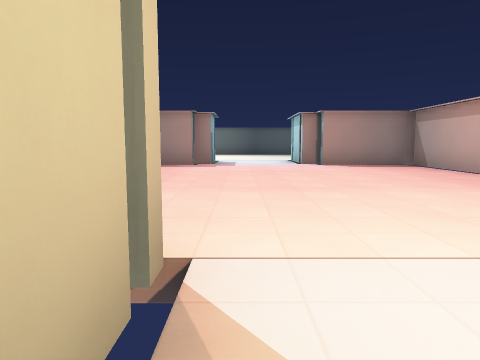
View 1 (above)

19 first-person views from a walk through a level from a Godot 3-D game. The camera is 1.2 m above the floor, tilts 6° down and sees 70° across. The floor is counted in squares, 2 m on a side. Each view is taken from the middle of a square. On the plan, view 1 faces up. The plan holds only what a view shows up to about 10 squares ahead; the rest is blank. The place goes on beyond the plan. Characters and animated objects are not drawn. Surface patterns are stand-ins for the level's own textures.

View 2
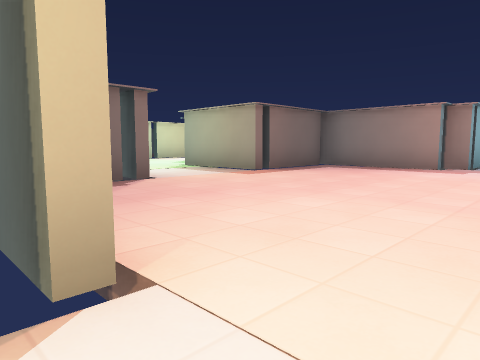

View 3
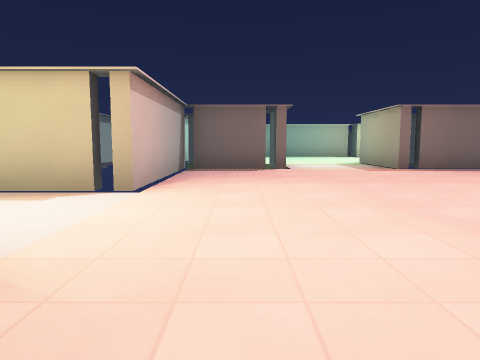

View 4
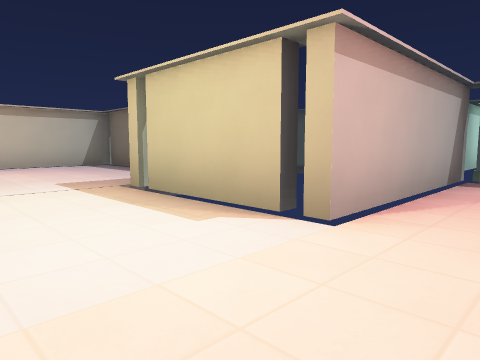

View 5
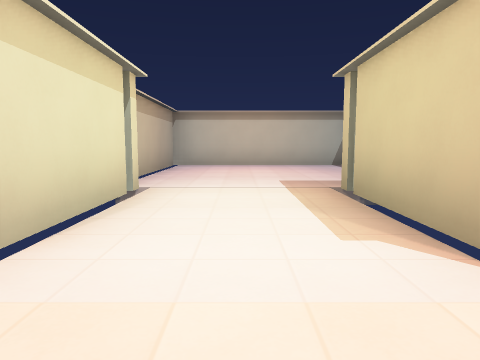

View 6
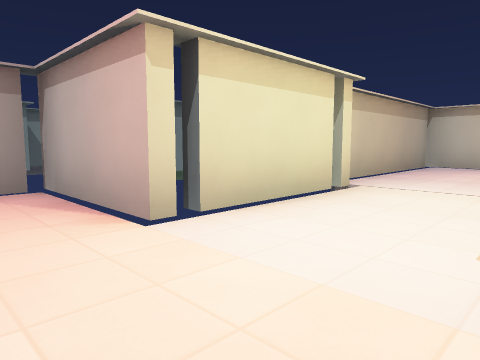

View 7
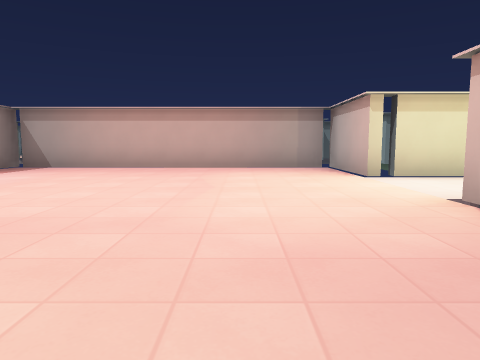

View 8
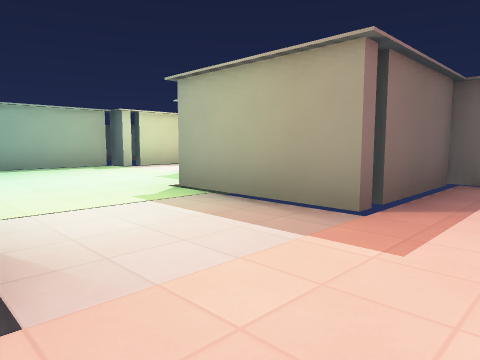

View 9
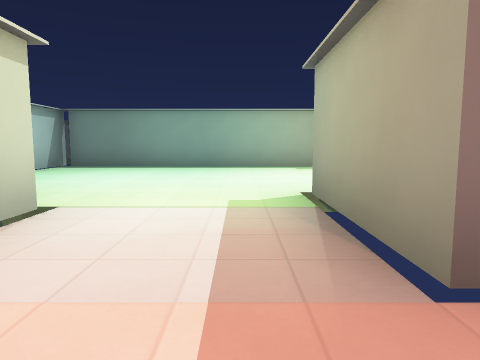

View 10
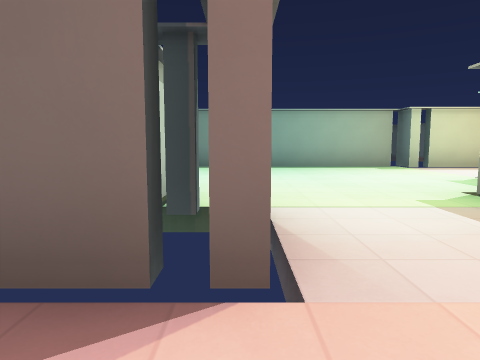

View 11
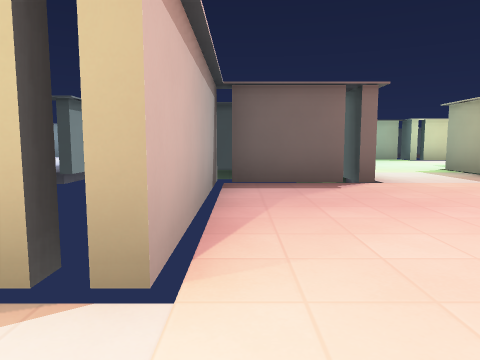

View 12
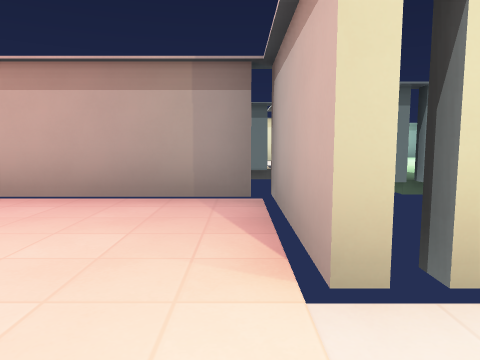

View 13
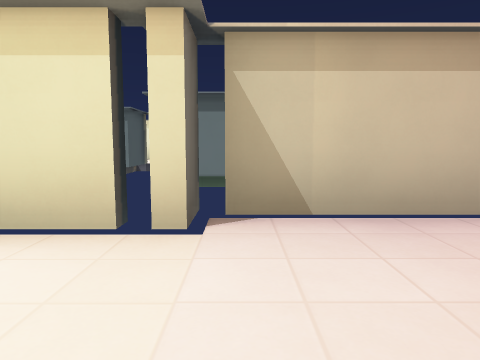

View 14
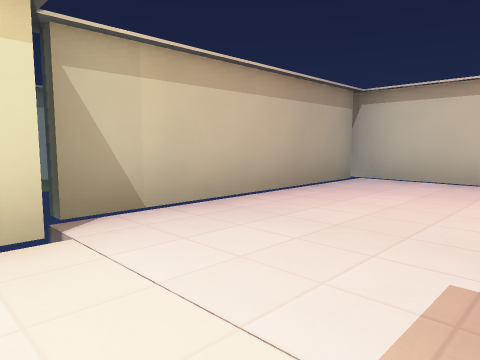

View 15
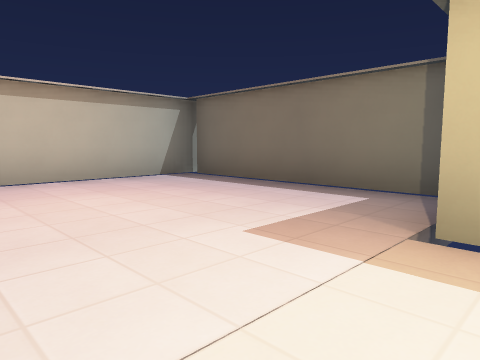

View 16
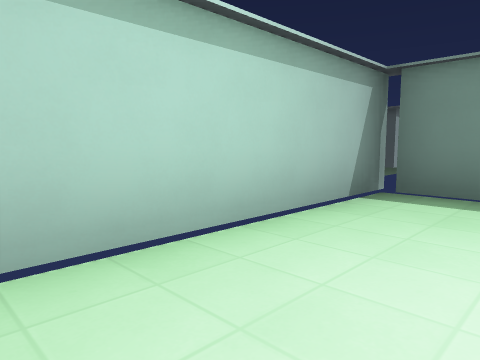

View 17
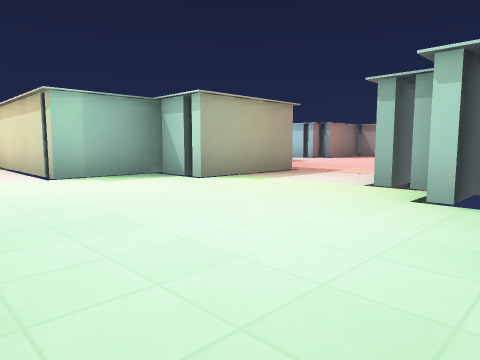

View 18
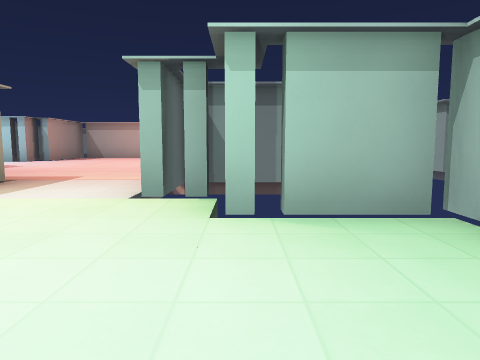

View 19
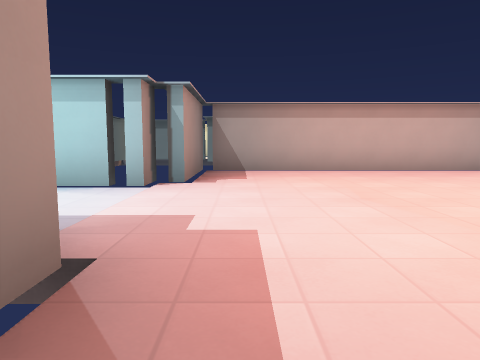

### Floor plan
Points are (right, up) in squares from view 1. A wall is a line through its corners. A room is listed if a view was taken in it or the views show most of it. See-through windows are left out.
Room 1 (views 1, 2, 3, 4, 5, 6, 7, 8, 9, 10, 11, 12, 13, 14, 15, 19)
walls: (-0.2, 1.4) (-1.4, 1.4); (-0.8, 1.1) (-0.2, 1.1); (-4.2, 3.9) (-6.1, 3.9); (-4.4, 4.2) (-4.4, 1.9); (-4.8, 1.6) (-0.4, 1.6) (-0.4, -1.6); (4.9, 1.8) (4.9, 9.6); (2.4, -1.6) (2.4, 1.6) (5.1, 1.6); (-2.4, -2.1) (-2.4, -6.9) (2.9, -6.9) (2.9, -1.9); (-6.1, 4.1) (-5.6, 4.1); (-1.2, 9.9) (-4.4, 9.9) (-4.4, 6.9) (-7.1, 6.9); (-0.9, 10.4) (-1.5, 10.4); (2.6, 10.4) (1.9, 10.4); (5.1, 9.9) (2.4, 9.9)
ways out: opening at (-7, 5.5) to room 2; gap at (-5, 2); gap at (-3, -2); gap at (3, -1.5); gap at (5, 2)
Room 2 (views 16, 17, 18)
walls: (-7.1, 6.9) (-7.1, 8.4) (-9.1, 8.4) (-9.1, 10.5); (-12.4, 8.2) (-12.4, 1.4); (-6.1, 3.2) (-6.1, 4.1); (-12.8, 1.1) (-7.1, 1.1) (-7.1, 3.1); (-11.9, 10.2) (-11.9, 8.4) (-12.6, 8.4)
ways out: opening at (-7, 5.5) to room 1; gap at (-13, 8); gap at (-7, 8)

Positions as (right, up) in squares from view 1, and headings:
1: (0, 0), facing up
2: (1, 1), facing up-left
3: (4, 3), facing left
4: (2, 3), facing down-left
5: (1, 3), facing down
6: (0, 3), facing down-right
7: (-4, 4), facing right
8: (-3, 4), facing up-left
9: (-3, 6), facing left
10: (-3, 4), facing left
11: (1, 2), facing left
12: (1, 2), facing right
13: (0, -2), facing right
14: (0, -1), facing down-right
15: (2, -1), facing down-left
16: (-8, 3), facing down-left
17: (-11, 2), facing up-right
18: (-10, 3), facing right
19: (-3, 9), facing right
